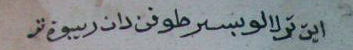
#> input picture topanribut.png, 353 x 50 px
$ python spacehist.py ../topanribut.png
#> lines starting #> are read from the running program, lines starting #| are printed output that depends on the picture; after the words box and inside, x2 and y2 are one past the last pixel; in counts of white or black regions, pixels touching at a corner belong together
# USAGE: python -u spacehist.py <image-of-page>

import os
import cv2 as cv
import numpy as np
import matplotlib.pyplot as plt
import sys

SLIC_SPACE= 3
PHI= 1.6180339887498948482 # ppl says this is a beautiful number :)

def draw1(img): # draw the intensity
    plt.figure(dpi=300)
    plt.imshow(img)

def draw2(img): # draw the bitmap
    plt.figure(dpi=300)
    if (len(img.shape)==3):
        plt.imshow(cv.cvtColor(img, cv.COLOR_BGR2RGB))
    elif (len(img.shape)==2):
        plt.imshow(cv.cvtColor(img, cv.COLOR_GRAY2RGB))

def rotmoment2(img, angle):
    center = (img.shape[1]/2, img.shape[0]/2)
    M = cv.getRotationMatrix2D(center, angle, 1.0)
    dst = cv.warpAffine(img, M, (width,height))
    N1= cv.moments(dst[:, 0:int(dst.shape[1]/2)])
    N2= cv.moments(dst[:, int(dst.shape[1]/2):dst.shape[1]])
    cy1= (N1['m01'] / N2['m00'])
    cy2= (N2['m01'] / N1['m00'])
    return (cy1, cy2)

def rotimg(img, angle):
    height= img.shape[0]
    width= img.shape[1]
    center = (width/2, height/2)
    M = cv.getRotationMatrix2D(center, angle, 1.0)
    dst = cv.warpAffine(img, M, (width,height))
    draw2(dst)
    return(dst)

from scipy.ndimage import gaussian_filter1d

def find_peaks_valleys(hst):
    peaks = []
    valleys = []
    for i in range(1, len(hst) - 1):
        if hst[i] > hst[i - 1] and hst[i] >= hst[i + 1]:
            peaks.append(i)
        elif hst[i] < hst[i - 1] and hst[i] <= hst[i + 1]:
            valleys.append(i)
        elif hst[i] < hst[i - 1] and i==len(hst)-2:
            valleys.append(i)
    return peaks, valleys


rect_out=[]
rect_fit=[]

filename= sys.argv[1]
imagename, ext= os.path.splitext(filename)
image = cv.imread(filename, cv.IMREAD_COLOR)
#> image is the input picture: shape (50, 353, 3); mean B, G, R 143.1, 140.2, 135.4
image=  cv.bitwise_not(image)
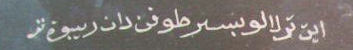
#> image: shape (50, 353, 3); mean B, G, R 111.9, 114.8, 119.6

height= image.shape[0]
#> height = 50
width= image.shape[1]
#> width = 353
center = (width/2, height/2)
#> center = (176.5, 25)

CHANNEL= 2 # red is 'brighter as closer to background"
#image_gray= cv.cvtColor(image, cv.COLOR_BGR2GRAY)
gray= image[:,:,CHANNEL]
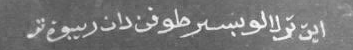
#> gray: shape (50, 353); min 78, max 255, mean 119.6
_, thresholded = cv.threshold(gray, 0, 1, cv.THRESH_OTSU) # less smear
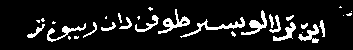
#> thresholded: shape (50, 353); values 0 (black) and 1 (white), 10.7% white; 31 white regions (14 under 20 px), largest, box (x1, y1, x2, y2) and area: (180, 17, 245, 38) 256, (158, 9, 190, 34) 233, (241, 10, 267, 35) 204
_, gray = cv.threshold(gray, 0, 80, cv.THRESH_OTSU) # less smear
# [32 lines of commented-out code are left out]
column_indices = np.arange(width)  # Generate array of column indices
#> column_indices = 353 values from 0 to 352
row_indices= np.arange(height)
#> row_indices = 50 values from 0 to 49
histogram_x = np.sum(thresholded, axis=0)  # Sum along columns to get histogram
#> histogram_x = 353 values, max 18 at index 278, min 0 at index 0, mean 5.33
histogram_y = np.sum(thresholded, axis=1)  # Sum along columns to get histogram
#> histogram_y = 50 values, max 125 at index 27, min 0 at index 0, mean 37.66

# [14 lines of commented-out code are left out]
histogram_ys= gaussian_filter1d(histogram_y, pow(PHI,3))
#> histogram_ys = 50 values, max 95 at index 27, min 0 at index 0, mean 37.14

# find the positions of the line segments
_,valleys= find_peaks_valleys(histogram_ys)
#> the loop in find_peaks_valleys, `for i in range(1, len(hst) - 1):` made 48 passes
#> after the loop in find_peaks_valleys, `for i in range(1, len(hst) - 1):`: peaks = [3, 27]; valleys = [48]
#> valleys = [48]
#valleys.append(len(histogram))
valleys.insert(0,0) # append 0 at the beginning

def average_difference(lst):
    differences = [lst[i+1] - lst[i] for i in range(len(lst)-1)]
#> differences = [48]
    avg_diff = sum(differences) / len(differences)
#> avg_diff = 48
    return avg_diff

step= average_difference(valleys) / np.sqrt(PHI)
#> step = 37.74

# gonna crop-select each lines here
m=0
n=1
while (valleys[m]<=max(valleys) and (m+n)<len(valleys)):
    top=valleys[m]
    bot=valleys[m+n]
    if (bot-top)>step:
        linecrop= gray[top:bot,:]

        # correct the line orientation
        c=[]
        moment_min=1e9
        angles= np.linspace(-6,6,200)
        for i in angles:
            res= rotmoment2(linecrop,i)
            c.append(res)
            moment_i= (res[0]-res[1])
            if np.abs(moment_i) < moment_min:
                moment_min= np.abs(moment_i)
                angle_min= i

        cv.imwrite(imagename+'-line'+str(m)+'.png', linecrop)
        linecrop= rotimg(linecrop, angle_min)
        # [5 lines of commented-out code are left out]
        m=m+n
        n=1
    else:
        n= n+1 # grab another valley if the section is too narrow
#> this loop made 1 pass
#> (top, bot) on pass 1: (0, 48)
#> pass 1, `linecrop= gray[top:bot,:]`:
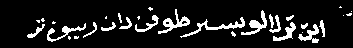
#> linecrop: shape (48, 353); values 0 (black) and 80 (white), 11.1% white; 31 white regions (14 under 20 px), largest, box (x1, y1, x2, y2) and area: (180, 17, 245, 38) 256, (158, 9, 190, 34) 233, (241, 10, 267, 35) 204
#> pass 1, in rotmoment2, `dst = cv.warpAffine(img, M, (width,height))`:
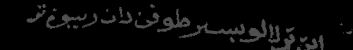
#> dst: shape (50, 353); min 0, max 80, mean 8.1
#> after the loop:
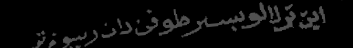
#> linecrop: shape (48, 353); min 0, max 80, mean 8.5


# [159 lines of commented-out code are left out]
